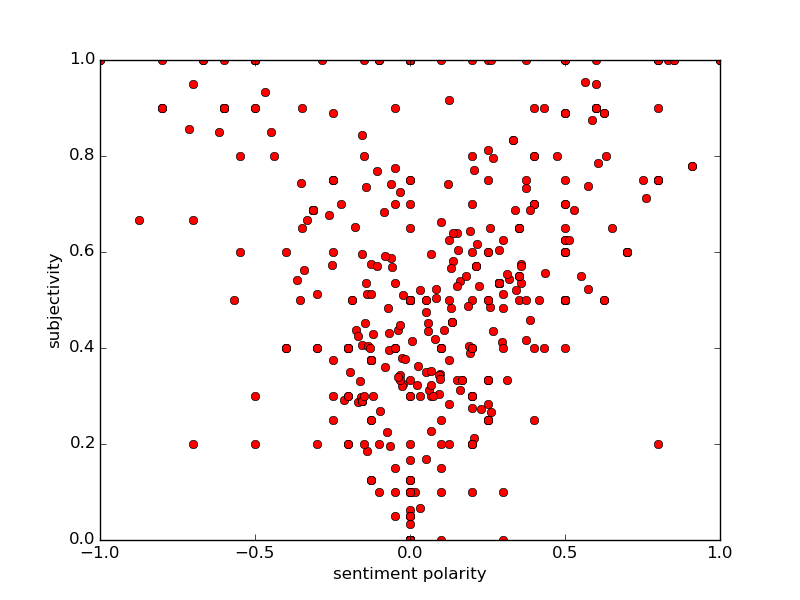

This chart was generated by the following Python code:
"""
This program is a companion program to spockquotes.py. It scrapes IMDB for quotes from
Captain Kirk  in Star Trek, and uses natural language processing to analyze the sentiment
and objectivity of those quotes.

Run get_html the first time you run the program.
"""

from pattern.en import *
from pattern.web import *
import matplotlib.pyplot as plt


def get_html():
    """
    Connects to IMDB to obtain Kirk quotes and saves the HTML result in a file locally
    """
    imdbhtml = URL('http://www.imdb.com/character/ch0001448/quotes').download()
    imdbfile = open('imdbfilekirk', 'w')
    imdbfile.write(imdbhtml)
    imdbfile.close()
    print imdbhtml


def get_quotes():
    """
    Searches the file made by get_html for quotes from Kirk.
    Returns one set of quotes from Captain Kirk, as a list of strings.
    """
    with open('imdbfilekirk', 'r') as myfile:
        imdbhtml = myfile.read()
    quotes = []
    quotes2 = []
    quotes3 = []
    quote = False
    #try to avoid things like the last 4 lines. Its stylistically a pretty poor choice because distinguishing between quote, quotes, quotes2, and quotes3 isn't easy.
    current = ''

    i = 0
    quote3 = False
    current = ''
    while i <= len(imdbhtml) - 1:
        # makes a list of kirk quotes
        character = imdbhtml[i]
        if imdbhtml[i:i + 52] == '<i><a href="/name/nm1517976/">James T. Kirk</a></i>:':
            quote3 = True
            quotes3.append(current)
            current = ''
            i += 55
        elif imdbhtml[i:i + 45] == '<i><a href="/name/nm0000638/">Kirk</a></i>:':
            quote3 = True
            quotes3.append(current)
            current = ''
            i += 48
        elif imdbhtml[i:i + 60] == '<i><a href="/name/nm0586003/">Captain James T. Kirk</a></i>:':
            quote3 = True
            quotes3.append(current)
            current = ''
            i += 63
        elif imdbhtml[i:i + 60] == '<i><a href="/name/nm0000638/">Captain James T. Kirk</a></i>:':
            quote3 = True
            quotes3.append(current)
            current = ''
            i += 63
        else:
            if character == '<':
                quote3 = False
                i += 1
            else:
                if quote3:
                    current += character
                    i += 1
                if quote3 == False:
                    i += 1
    quotes3.append(current)

    return {'Kirk': quotes3}


def graph(list1):
    """
    Takes input in the form of one list of strings one to several sentences in length,
    and graphs each on the axes of sentiment and subjectivity.
    """
    for element in list1:
        sens = sentiment(element)
        plt.plot([sens[0]], [sens[1]], 'ro')
        plt.xlabel('sentiment polarity')
        plt.ylabel('subjectivity')

    plt.show()


if __name__ == "__main__":
    get_html()
    data = get_quotes()
    kirk = data['Kirk']
    graph(kirk)
